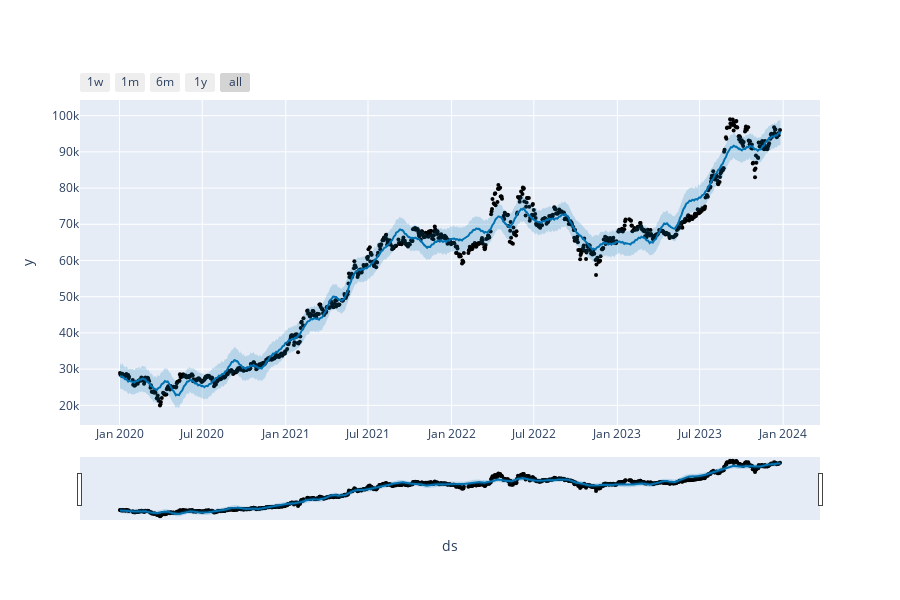

Notebook code for this chart:
### Code cell
plot_plotly(prophet_m,forecast)

### Figure 1 — Plotly figure (JSON) as saved in the notebook; plotly's stock layout.template omitted (floating-point values rounded to 4 significant figures; data arrays with more than 128 entries replaced by an {"elided": "..."} marker saying what was removed)
{"data": [{"marker": {"color": "black", "size": 4}, "mode": "markers", "name": "Actual", "type": "scatter", "x": {"elided": "997 str values"}, "y": {"elided": "997 int values"}}, {"hoverinfo": "skip", "line": {"width": 0}, "mode": "lines", "type": "scatter", "x": {"elided": "997 str values"}, "y": {"elided": "997 float values"}}, {"fill": "tonexty", "fillcolor": "rgba(0, 114, 178, 0.2)", "line": {"color": "#0072B2", "width": 2}, "mode": "lines", "name": "Predicted", "type": "scatter", "x": {"elided": "997 str values"}, "y": {"elided": "997 float values"}}, {"fill": "tonexty", "fillcolor": "rgba(0, 114, 178, 0.2)", "hoverinfo": "skip", "line": {"width": 0}, "mode": "lines", "type": "scatter", "x": {"elided": "997 str values"}, "y": {"elided": "997 float values"}}], "layout": {"height": 600, "showlegend": false, "width": 900, "xaxis": {"rangeselector": {"buttons": [{"count": 7, "label": "1w", "step": "day", "stepmode": "backward"}, {"count": 1, "label": "1m", "step": "month", "stepmode": "backward"}, {"count": 6, "label": "6m", "step": "month", "stepmode": "backward"}, {"count": 1, "label": "1y", "step": "year", "stepmode": "backward"}, {"step": "all"}]}, "rangeslider": {"visible": true}, "title": {"text": "ds"}, "type": "date"}, "yaxis": {"title": {"text": "y"}}}}
